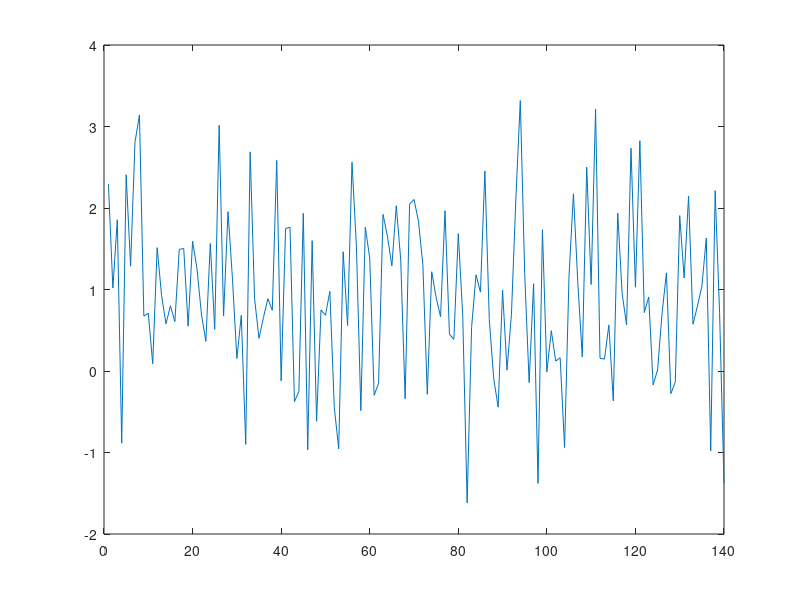

Here is the MATLAB script that generated this plot:

clear all; close all; clc;

r = normrnd(1,3,[1 100]);
plot(r)


r = normrnd(1,1,[1 140]);
plot(r)



% added another comment

% Marcello's comment from his branch

% aggiungo ciao
